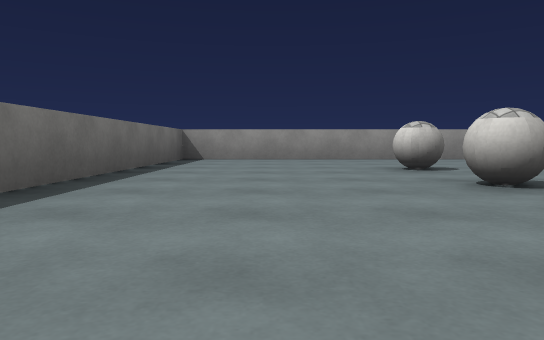
[1] (above)

17 first-person views from a walk through a 3-D level made in the Unity game engine. The camera is 0.55 m above the floor, tilts 4° down and sees 70° across. The floor is counted in squares, 2 m on a side. Each view is taken from the middle of a square. On the plan, view 1 faces up. The plan holds only what a view shows up to about 9 squares ahead; the rest is blank. Surface patterns are stand-ins for the level's own textures.

[2]
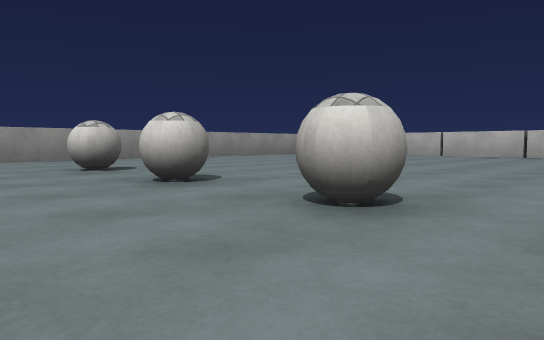

[3]
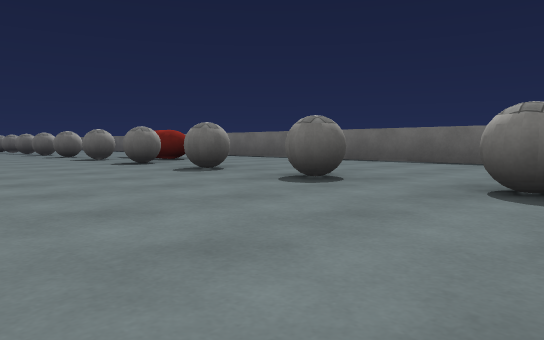

[4]
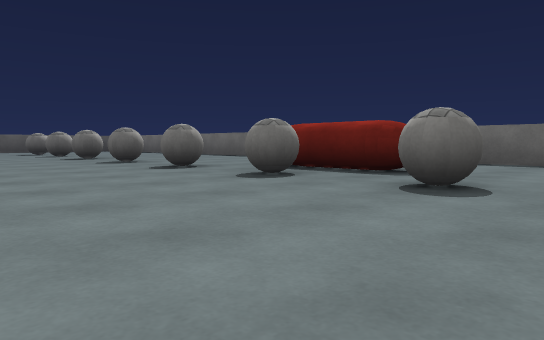

[5]
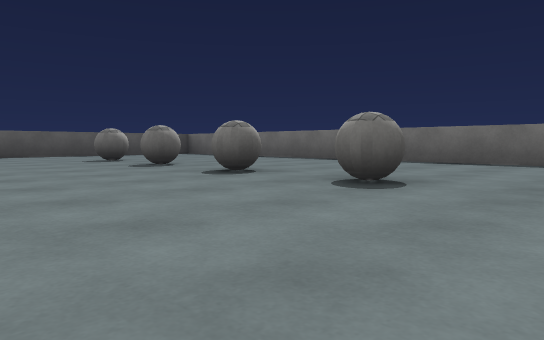

[6]
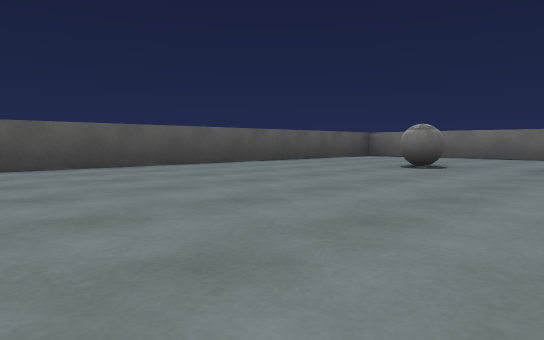

[7]
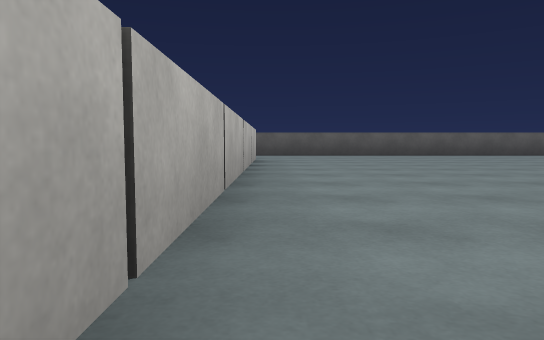

[8]
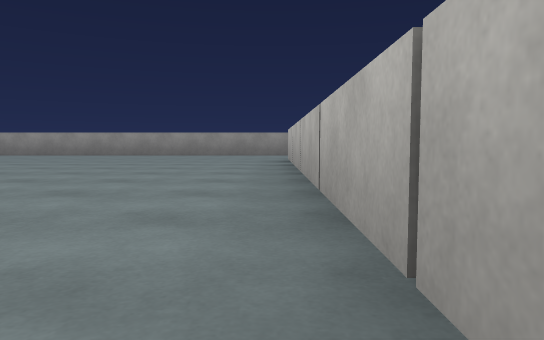

[9]
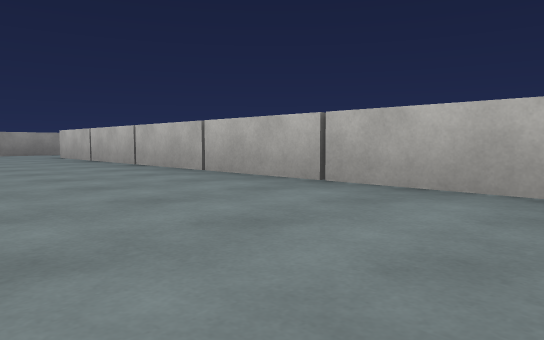

[10]
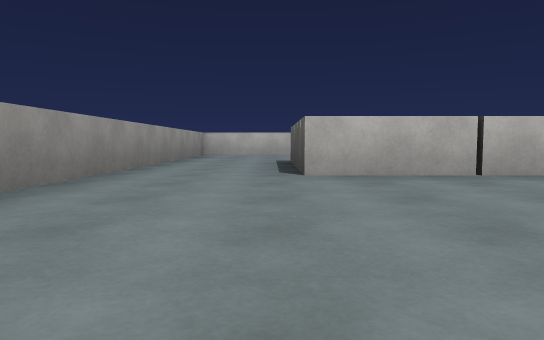

[11]
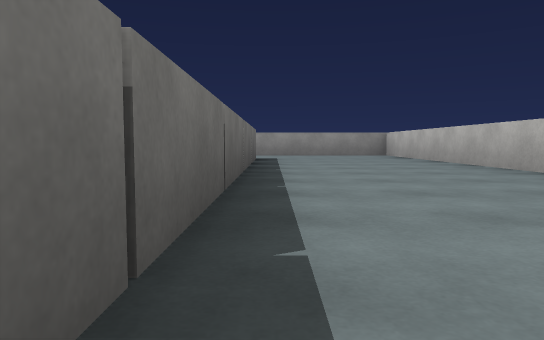

[12]
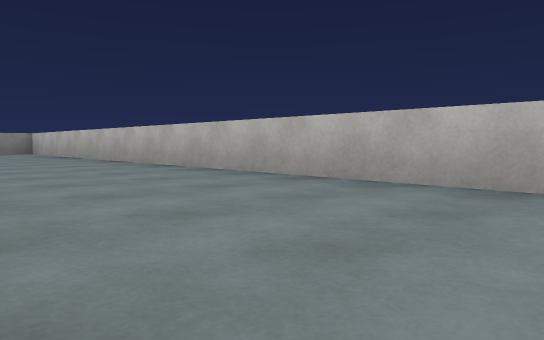

[13]
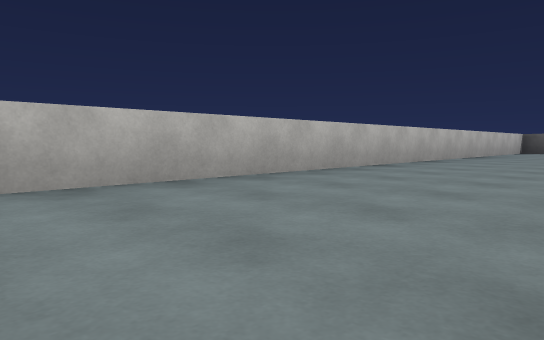

[14]
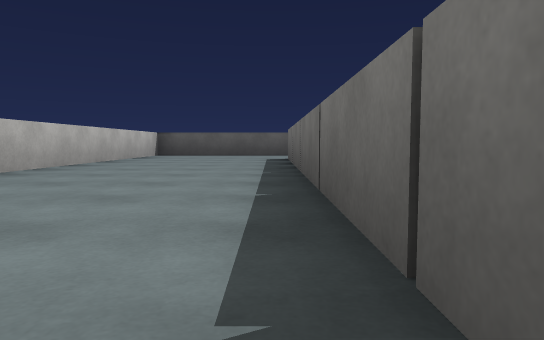

[15]
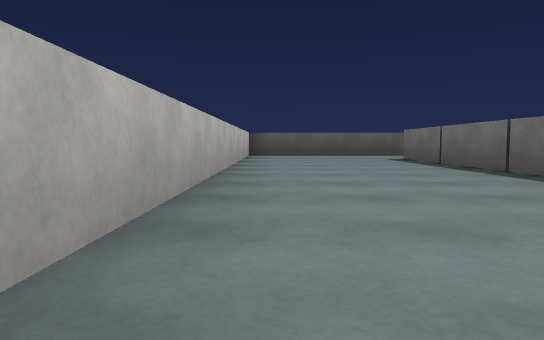

[16]
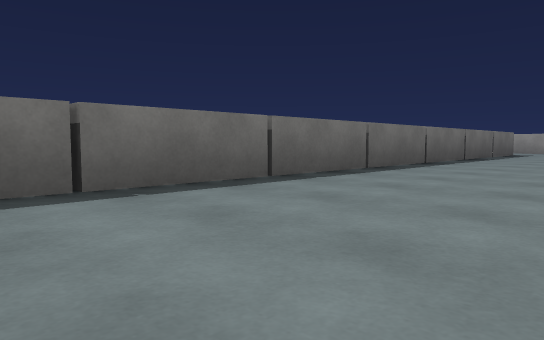

[17]
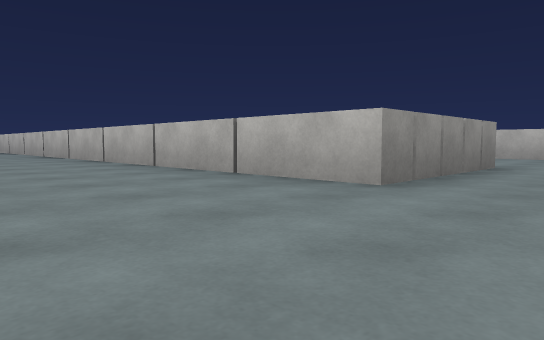

### Floor plan
Points are (right, up) in squares from view 1. A wall is a line through its corners. A room is listed if a view was taken in it or the views show most of it. See-through windows are left out.
Room 1 (views 1, 2, 3, 4, 5, 6, 7, 8, 9, 10, 17)
walls: (-1.5, -5.9) (-1.5, -13.5) (8.4, -13.5); (8.3, -11.7) (8.3, 4.7); (8.5, 6.5) (-1.5, 6.5) (-1.5, -3.9)
ways out: opening at (9.5, -12.5) to room 2; opening at (9.5, 5.5) to room 2
objects: other object (1, -4) to (1, -3); other object (2, -11); other object (2, -9); other object (2, -8); other object (2, -6); other object (2, -5); other object (2, -2); other object (2, 0); other object (2, 1); other object (2, 3); other object (2, 4)
Room 2 (views 11, 12, 13, 14, 15, 16)
walls: (8.3, 4.7) (10.7, 4.7) (10.7, -11.7) (8.3, -11.7); (10.1, -13.5) (13.5, -13.5) (13.5, 6.5) (8.5, 6.5)
ways out: opening at (9.5, -12.5) to room 1; opening at (9.5, 5.5) to room 1

Positions as (right, up) in squares from view 1, and headings:
1: (0, 0), facing up
2: (0, 0), facing up-right
3: (4, 3), facing down-left
4: (4, -1), facing down-left
5: (4, -5), facing down-left
6: (6, -9), facing down-left
7: (8, -5), facing down
8: (8, -2), facing up
9: (6, -3), facing up-right
10: (5, 5), facing right
11: (11, -2), facing up
12: (11, -4), facing up-right
13: (11, -2), facing down-right
14: (11, -5), facing down
15: (13, -5), facing down
16: (13, -5), facing up-left
17: (6, -13), facing up-right
